Frame 1 (no input): blank canvas, image omitted
Frame 60 (no input): blank canvas, image omitted
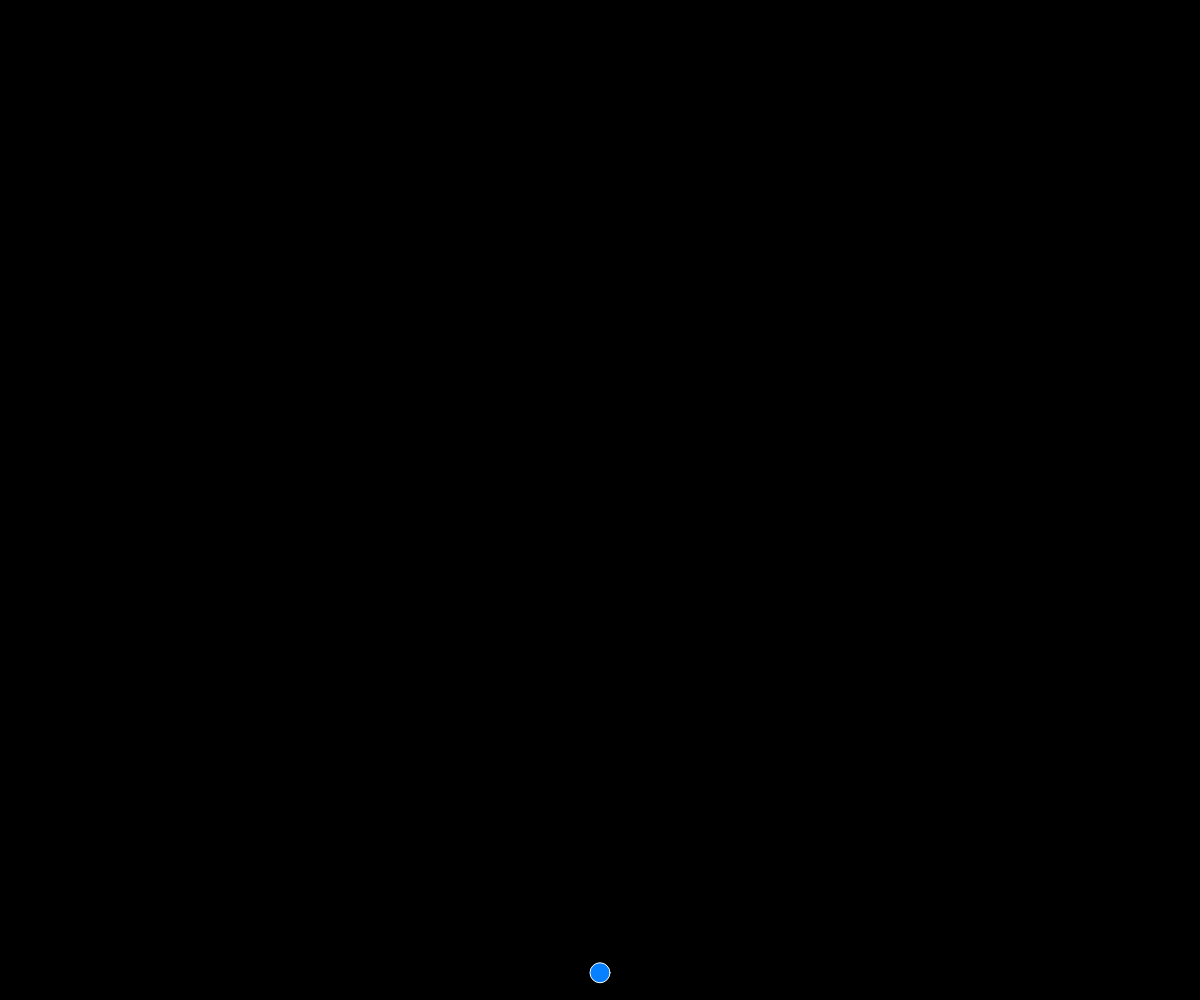
Frame 120 (the mouse pressed at the canvas centre since frame 60)

The p5.js sketch whose frames 1 and 60 were blank and that drew this single picture after the mouse press (run headless with seeded random() and noise() and a simulated clock; from frame 60 on, the mouse is pressed at the canvas centre):

// p5.js sketch
// ── sketch.js
let render_framerate = 30;
let world_framerate = 60;
let dt = 1 / world_framerate;


let balls = [];

function setup() {
    createCanvas(windowWidth, windowHeight);

    frameRate(render_framerate);
    setInterval(update_world, dt);
}


function draw() {
    background(0);
    balls.forEach(ball => {
        ball.show();
    });
}


function mousePressed() {
    balls.push(new Ball(mouseX, mouseY));
}


function update_world() {
    balls.forEach(ball => {
        ball.update();
    });
}


class Ball {
    constructor(x, y) {
        this.p = new createVector(x, y);
        this.v = new createVector(0, 0);
        this.a = new createVector(0, 0);

        this.r = 20;
    }

    show() {
        fill(255 - 255 * this.p.y / height, 255 * this.p.x / width, 255);
        stroke(255);
        ellipse(this.p.x, this.p.y, this.r);
    }

    update() {
        this.a = new createVector(0, 100);

        let dv = p5.Vector.mult(this.a, dt);
        this.v = p5.Vector.add(this.v, dv);

        if (this.p.y >= height - this.r) {
            this.v.y *= -0.95;
            this.p.y = height - this.r;
        }

        let dp = p5.Vector.mult(this.v, dt);
        this.p = p5.Vector.add(this.p, dp);
    }
}
